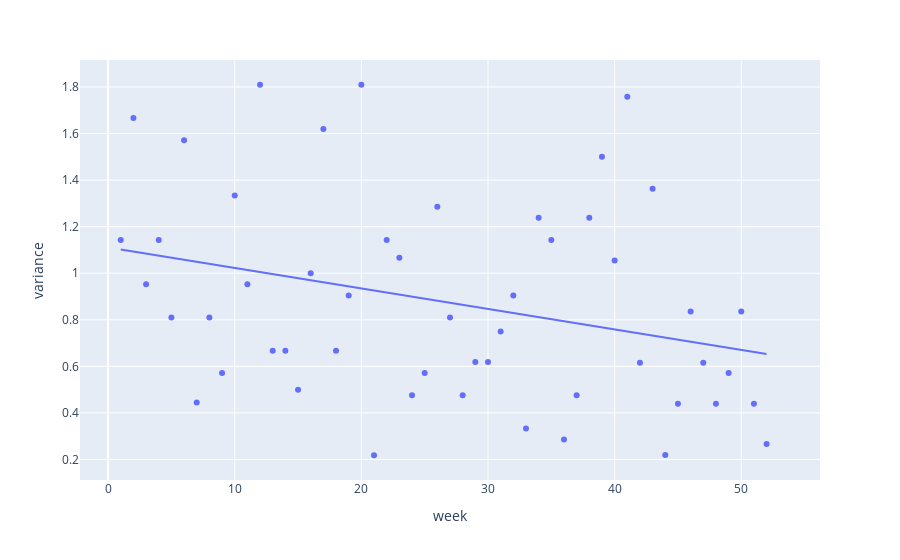

This figure's notebook cell:
### Code cell
import plotly.express as px
varianceXweek = px.scatter(mood_weekly, x='week', y='variance', trendline='ols')
varianceXweek.show()

### Figure 1 — Plotly figure (JSON) as saved in the notebook; plotly's stock layout.template omitted (floating-point values rounded to 4 significant figures)
{"data": [{"hovertemplate": "week=%{x}<br>variance=%{y}<extra></extra>", "legendgroup": "", "marker": {"color": "#636efa", "symbol": "circle"}, "mode": "markers", "name": "", "orientation": "v", "showlegend": false, "type": "scatter", "x": [1, 2, 3, 4, 5, 6, 7, 8, 9, 10, 11, 12, 13, 14, 15, 16, 17, 18, 19, 20, 21, 22, 23, 24, 25, 26, 27, 28, 29, 30, 31, 32, 33, 34, 35, 36, 37, 38, 39, 40, 41, 42, 43, 44, 45, 46, 47, 48, 49, 50, 51, 52, 53], "xaxis": "x", "y": [1.143, 1.667, 0.9524, 1.143, 0.8095, 1.571, 0.4444, 0.8095, 0.5714, 1.333, 0.9524, 1.81, 0.6667, 0.6667, 0.5, 1.0, 1.619, 0.6667, 0.9048, 1.81, 0.2182, 1.143, 1.067, 0.4762, 0.5714, 1.286, 0.8095, 0.4762, 0.619, 0.619, 0.75, 0.9048, 0.3333, 1.238, 1.143, 0.2857, 0.4762, 1.238, 1.5, 1.055, 1.758, 0.6154, 1.363, 0.2198, 0.4396, 0.8352, 0.6154, 0.4396, 0.5714, 0.8352, 0.4396, 0.2667, null], "yaxis": "y"}, {"hovertemplate": "<b>OLS trendline</b><br>variance = -0.00880085 * week + 1.11105<br>R<sup>2</sup>=0.092616<br><br>week=%{x}<br>variance=%{y} <b>(trend)</b><extra></extra>", "legendgroup": "", "marker": {"color": "#636efa", "symbol": "circle"}, "mode": "lines", "name": "", "showlegend": false, "type": "scatter", "x": [1, 2, 3, 4, 5, 6, 7, 8, 9, 10, 11, 12, 13, 14, 15, 16, 17, 18, 19, 20, 21, 22, 23, 24, 25, 26, 27, 28, 29, 30, 31, 32, 33, 34, 35, 36, 37, 38, 39, 40, 41, 42, 43, 44, 45, 46, 47, 48, 49, 50, 51, 52], "xaxis": "x", "y": [1.102, 1.093, 1.085, 1.076, 1.067, 1.058, 1.049, 1.041, 1.032, 1.023, 1.014, 1.005, 0.9966, 0.9878, 0.979, 0.9702, 0.9614, 0.9526, 0.9438, 0.935, 0.9262, 0.9174, 0.9086, 0.8998, 0.891, 0.8822, 0.8734, 0.8646, 0.8558, 0.847, 0.8382, 0.8294, 0.8206, 0.8118, 0.803, 0.7942, 0.7854, 0.7766, 0.7678, 0.759, 0.7502, 0.7414, 0.7326, 0.7238, 0.715, 0.7062, 0.6974, 0.6886, 0.6798, 0.671, 0.6622, 0.6534], "yaxis": "y"}], "layout": {"legend": {"tracegroupgap": 0}, "margin": {"t": 60}, "xaxis": {"anchor": "y", "domain": [0.0, 1.0], "title": {"text": "week"}}, "yaxis": {"anchor": "x", "domain": [0.0, 1.0], "title": {"text": "variance"}}}}
